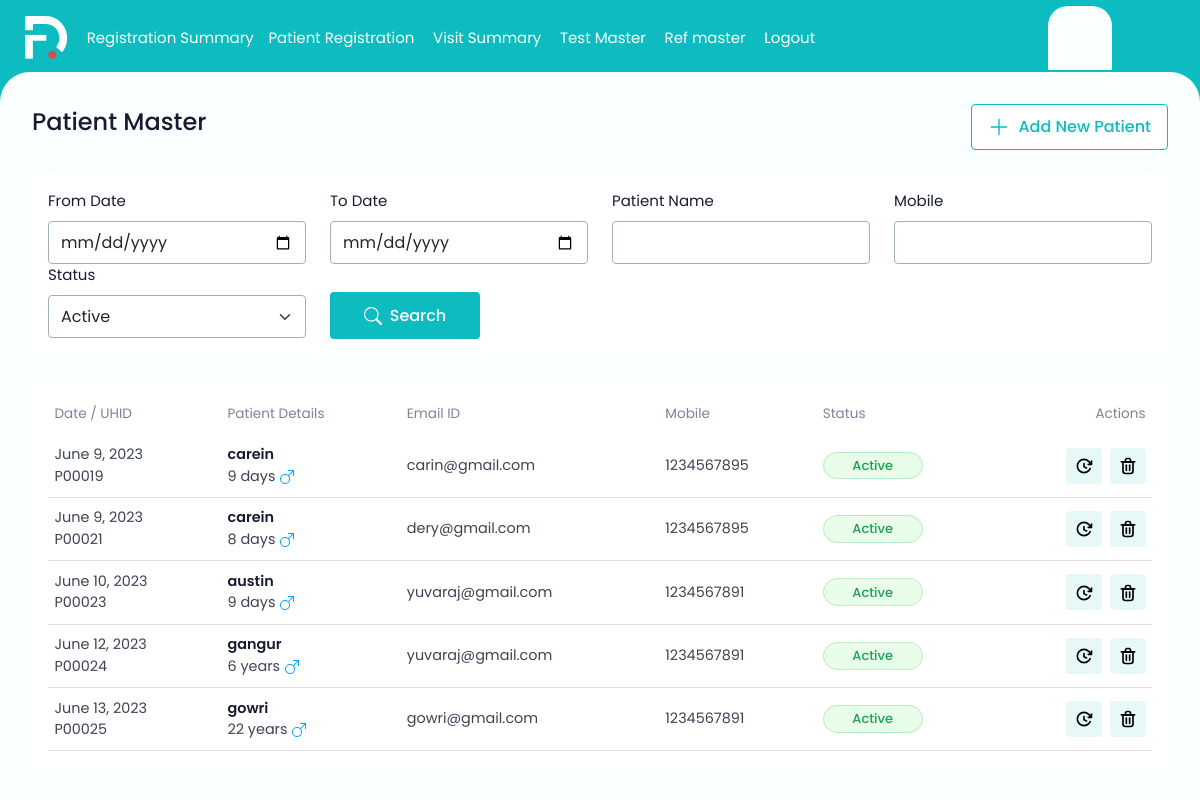
Before: /registersummary/ (signed in) with the older database file.
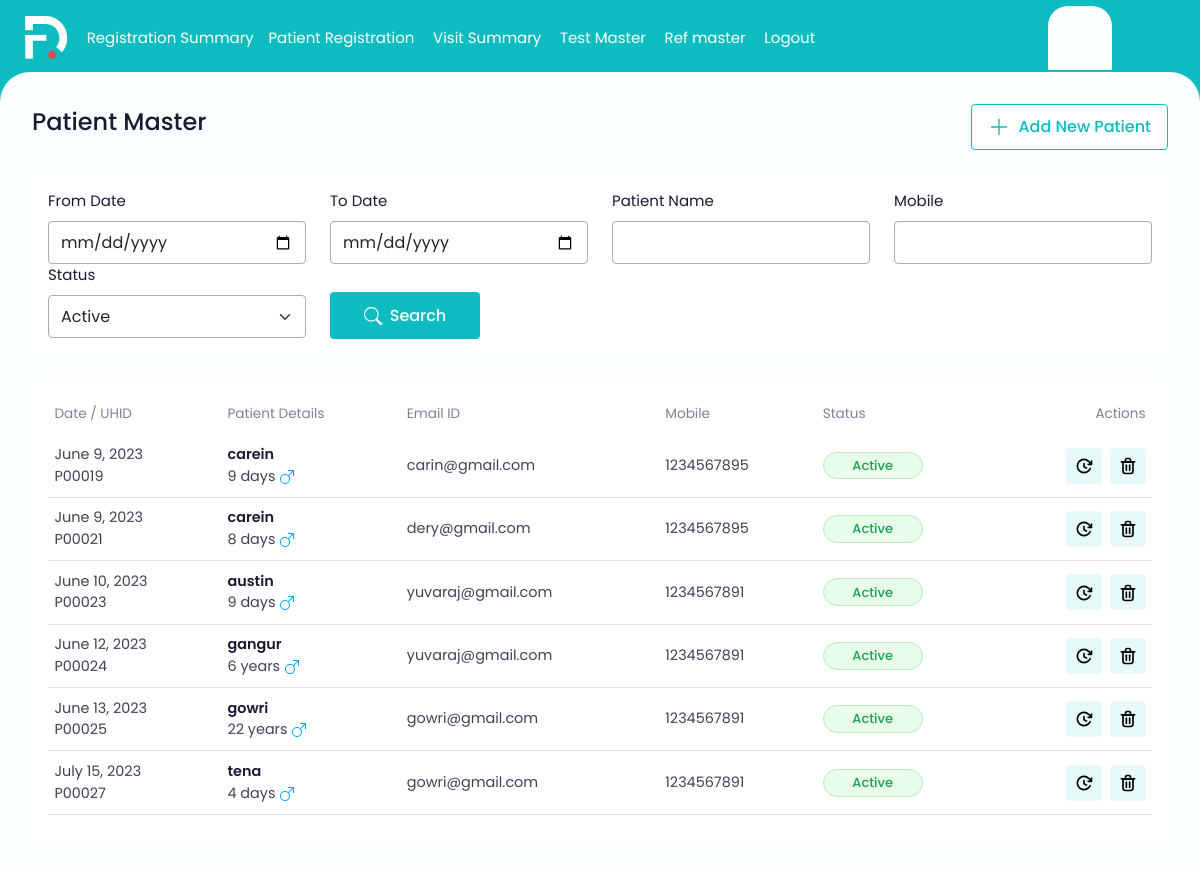
After: the same page with the newer database file.
### ekonapp/models.py (models this page shows)
class ekon(models.Model):
    uhid = models.CharField(max_length=255)
    Mr = 'Mr'
    Miss = 'Miss'
    STATUS_CHOICES = [
        (Mr, 'Mr'),
        (Miss, 'Miss'),
    ]
    title = models.CharField(max_length=255)
    male = 'male'
    female = 'female'
    STATUS_CHOICES = [
        (male, 'male'),
        (female, 'female'),
    ]
    gender = models.CharField(max_length=255)
    patient_name = models.CharField(max_length=255)
    dob = models.DateField()
    age = models.CharField(max_length=255)
    email_id = models.EmailField()
    contact_number = models.CharField(max_length=255)
    date =  models.DateField(auto_now_add=True)
    Active = 'Active'
    Inactive = 'Inactive'
    STATUS_CHOICES = [
        (Active, 'Active'),
        (Inactive, 'Inactive'),
    ]
    status = models.CharField(max_length=255, choices=STATUS_CHOICES)
    accession_number = models.CharField(max_length=50)

### ekonapp/decorators.py (the view)
    def wrapper(request, *args, **kwargs):
        if not request.user.is_authenticated:
            return redirect('registerlogin')
        elif not Device.objects.filter(user=request.user, is_registered=True).exists():
            return redirect('register_device')
        else:
            return view_func(request, *args, **kwargs)

### ekonapp/templates/registration-summary.html (shortened to what the changed rows need)
{% extends "base.html" %}
{% block content %}
  <main>
          <div class="bg-white rounded-2 p-3">
              <div class="table-responsive">
                  <table class="table table-data ">
                      <thead>
                        <tr>
                          <th>Date / UHID</th>
                          <th>Patient Details</th>
                          <th>Email ID</th>
                          <th>Mobile</th>
                          <th>Status</th>
                          <th class="text-end">Actions</th>
                      <tbody>
                        <tr>
                          {% for Patient in patients %}
                          <td class="text-nowrap">
                            <span>{{Patient.date}}</span><br><span>{{Patient.uhid }}</span>
                          </td>
                          <td>
                            <div>
                              <div class="text-d-blue fw-semibold">{{Patient.patient_name}}</div>
                              <div>
                                <span>{{Patient.age}}</span>
                                <svg class="gender-male">
                                  <use xlink:href="assets/images/iocn.svg#gender-male"></use>
                              </svg>
                              </div>
                          </div>
                          </td>
                          <td>{{Patient.email_id}}</td>
                          <td>{{Patient.contact_number}}</td>
                          <td>
                              <div class="sts-green">{{Patient.status}}</div>
                          </td>
                          <td class="text-end">
                            <div class="d-flex gap-2 justify-content-end">
                              <a href="{% url 'addvisit' Patient.id %}">
                              <button type="button" class="table-btn" >
                                </button>
                              </a>
                                  <button type="button" class="table-btn">
                                    <a href="{% url 'deleteregistersummary' Patient.id %}" >
                                    </a>
                                </button>
                            </div>
                        </td>
                        </tr>
                      </thead>
                          {% endfor %}
                    </table>
              </div>
          </div>
  </main>
</body>
</html>
{% endblock %}

Changed rows visible on the page:
added ekon: date "July 15, 2023", uhid "P00027", patient_name "tena", age "4 days", email_id "gowri@gmail.com", contact_number "1234567891", status "Active"
